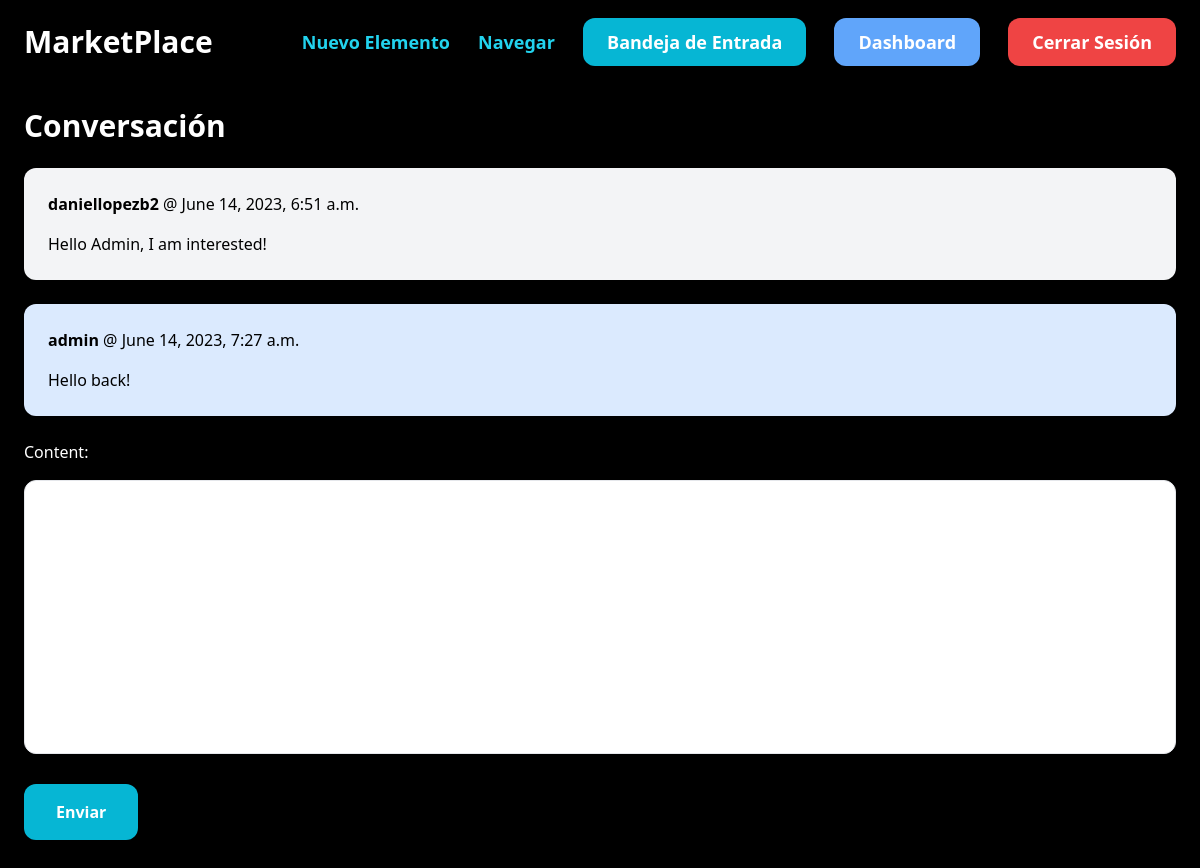
The page /inbox/1/ (signed in) on the database its author committed.
### conversation/models.py (models this page shows)
class ConversationMessage(models.Model):
    conversation = models.ForeignKey(Conversation, related_name='messages', on_delete=models.CASCADE)
    content = models.TextField()
    created_at = models.DateTimeField(auto_now_add=True)
    created_by = models.ForeignKey(User, related_name='created_messages', on_delete=models.CASCADE)

### conversation/views.py (the view)
# urls.py: path('<int:pk>/', views.detail, name='detail'),
@login_required
def detail(request, pk):
    conversation = Conversation.objects.filter(members__in=[request.user.id]).get(pk=pk)
    if request.method == 'POST':
        form =ConversationMessageForm(request.POST)
        if form.is_valid():
            conversation_message = form.save(commit=False)
            conversation_message.conversation = conversation
            conversation_message.created_by = request.user
            conversation_message.save()
            conversation.save()
            return redirect('conversation:detail', pk=pk)
    else:
        form = ConversationMessageForm()
    return render(request, 'conversation/detail.html', {
        'conversation': conversation,
        'form': form
    })

### conversation/forms.py
class ConversationMessageForm(forms.ModelForm):
    class Meta:
        model = ConversationMessage
        fields = ('content',)
        widgets = {
            'content': forms.Textarea(attrs={
                'class': 'w-full py-4 px-6 rounded-xl border text-black mt-4 resize-none focus:outline-none'
            })
        }

### conversation/templates/conversation/detail.html (shortened to what this page needs)
{% extends 'core/base.html' %}
{% block content %}
    <h1 class="mb-6 text-3xl text-white font-semibold">Conversación</h1>
    <div class="space-y-6">
        {% for message in conversation.messages.all %}
            <div class="p-6 flex {% if message.created_by == request.user %} bg-blue-100 {% else %}bg-gray-100{% endif %} rounded-xl">
                <div>
                    <p class="mb-4"><strong>{{message.created_by.username}}</strong> @ {{message.created_at}}</p>
                    <p>{{message.content}}</p>
                </div>
            </div>
        {% endfor %}
    </div>
    <form action="." method="post" class="mt-6 text-white">
        {{form.as_p}}
        <button class="transition duration-200 ease-in-out mt-6 py-4 px-8 bg-cyan-500 text-white rounded-xl hover:bg-cyan-600 transition duration-200 ease-in-out font-semibold">Enviar</button>
    </form>
{% endblock %}

### rows shown on the page
ConversationMessage: created_by.username "daniellopezb2", created_at "June 14, 2023, 6:51 a.m.", content "Hello Admin, I am interested!"
ConversationMessage: created_by.username "admin", created_at "June 14, 2023, 7:27 a.m.", content "Hello back!"
